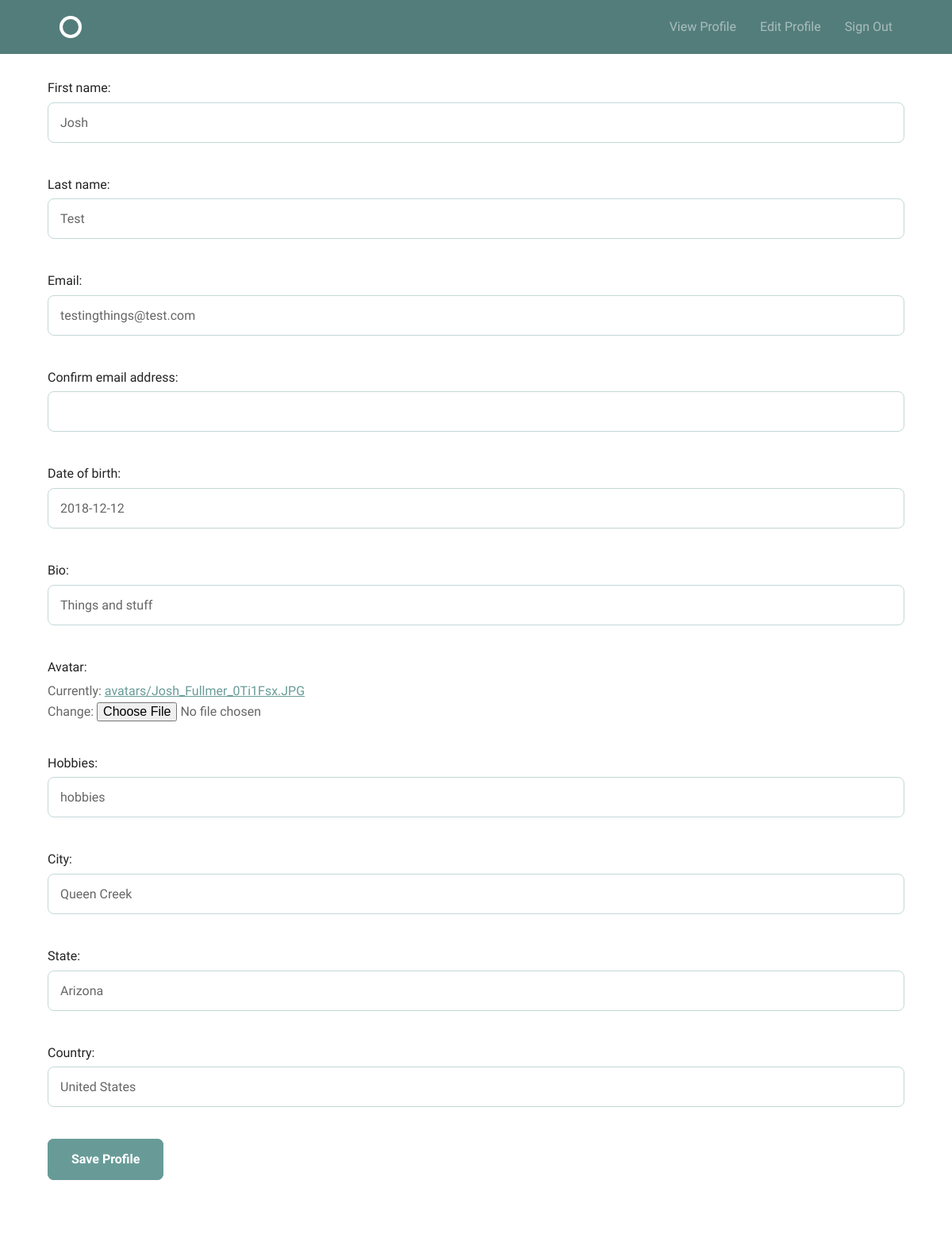
The page /accounts/profile/edit/ (signed in) on the database as committed earlier.
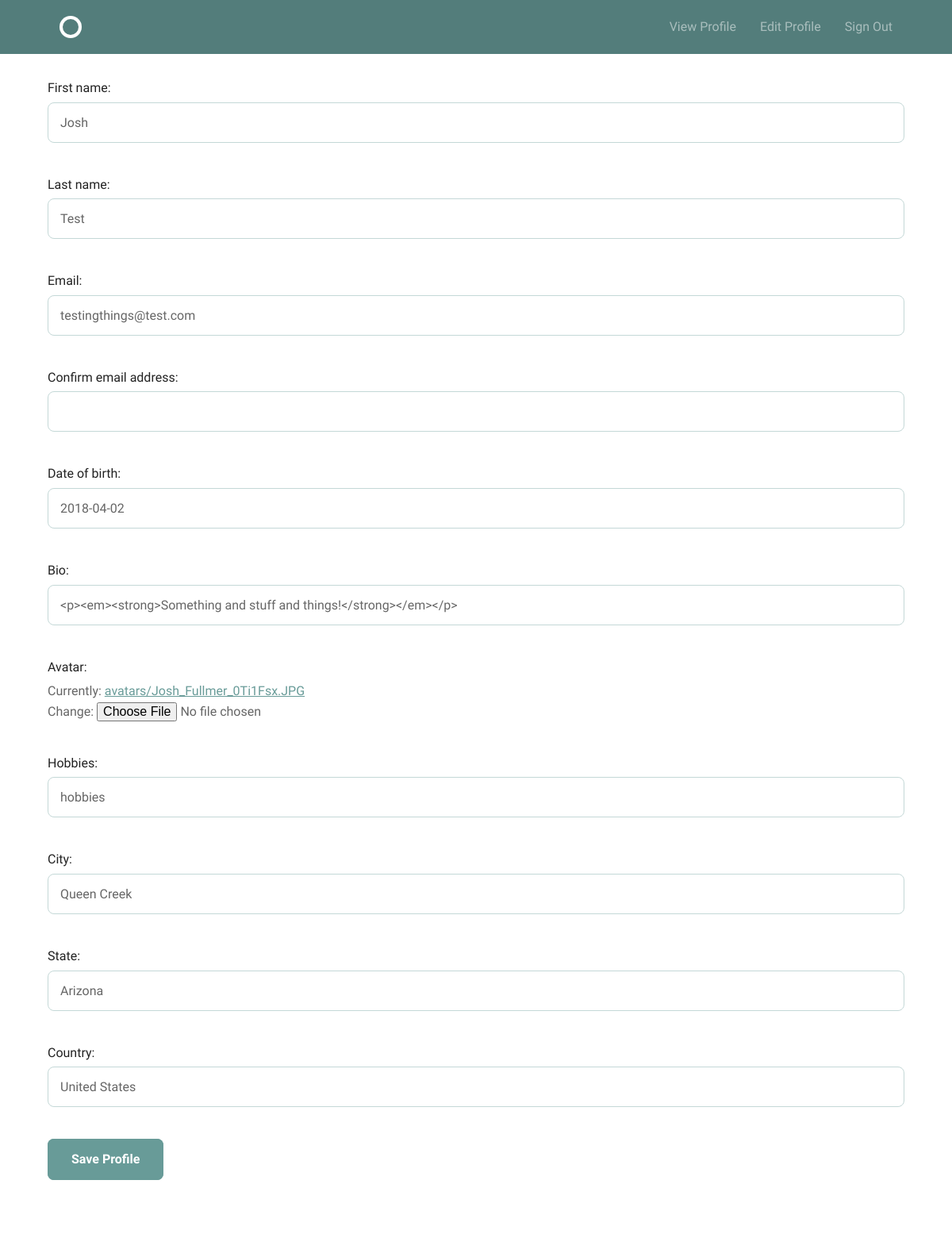
The same page on the database as committed later.
### accounts/models.py (models this page shows)
class UserProfile(models.Model):
    first_name = models.CharField(max_length=50)
    last_name = models.CharField(max_length=50)
    email = models.EmailField()
    date_of_birth = models.DateField()
    bio = HTMLField()
    avatar = models.ImageField(upload_to='./avatars')
    hobbies = models.CharField(max_length=255)
    city = models.CharField(max_length=50)
    state = models.CharField(max_length=50)
    country = models.CharField(max_length=50)
    user = models.OneToOneField(User,
                                related_name="profile",
                                on_delete=models.CASCADE)

### accounts/views.py (the view, shortened to what this page needs)
# urls.py: url(r'profile/edit/$', views.user_profile, name='user_profile_edit'),
@login_required
def user_profile(request):
    try:
        profile = models.UserProfile.objects.get(user=request.user)
    except ObjectDoesNotExist:
        profile = None
    form = forms.UserProfileForm(instance=profile)
    return render(request, 'accounts/userprofile_form.html', {'form': form})

### accounts/forms.py (shortened to what this page needs)
class UserProfileForm(forms.ModelForm):
    email2 = forms.EmailField(label='Confirm email address')
    bio = forms.CharField(widget=TinyMCE(attrs={'cols': 80, 'rows': 30}))
    class Meta:
        model = models.UserProfile
        fields = [
            'first_name',
            'last_name',
            'email',
            'email2',
            'date_of_birth',
            'bio',
            'avatar',
            'hobbies',
            'city',
            'state',
            'country',
        ]

### accounts/templates/accounts/userprofile_form.html (shortened to what this page needs)
{% extends "layout.html" %}
{% block body %}
<form method="POST" action="{% url 'accounts:user_profile_edit' %}" enctype="multipart/form-data">
    {{ form.as_p }}
    <input type="submit" class="button-primary" value="Save Profile">
</form>
{% endblock %}

### templates/layout.html (shortened to what this page needs)
{% load static from staticfiles %}
<!DOCTYPE html>
<html lang="en">
<head>
    <link rel="stylesheet" href="{% static "css/global.css" %}">
    <link rel="stylesheet" href="//code.jquery.com/ui/1.12.1/themes/base/jquery-ui.css">
</head>
<body>
<header class="circle--header">
    <div class="bounds">
        <div class="circle--fluid">
            <div class="circle--fluid--cell">
                <h1 class="hide-text circle--logo"><a class="logo"
                                                      href="{% url 'home' %}">Circle</a>
                </h1>
            </div>
            <div class="circle--fluid--cell circle--fluid--primary">
            </div>
            <div class="circle--fluid--cell circle--fluid--secondary">
                <nav>
                    <ul class="circle--inline">
                        {% if not user.is_authenticated %}
                            <li><a href="{% url 'accounts:sign_up' %}">Sign Up</a></li>
                            <li><a href="{% url 'accounts:sign_in' %}">Sign
                                In</a></li>
                        {% else %}
                            <li><a href="{% url 'accounts:user_profile_view' %}">View Profile</a></li>
                            <li><a href="{% url 'accounts:user_profile_edit' %}">Edit Profile</a></li>
                            <li><a href="{% url 'accounts:sign_out' %}">Sign Out</a></li>
                        {% endif %}
                    </ul>
                </nav>
            </div>
        </div>
    </div>
</header>
<div class="bounds circle--page">
    {% block body %}{% endblock %}
</div>
</body>
</html>

Rows that differ between the two databases and show on the page:
changed UserProfile "Josh": date_of_birth "2018-12-12" → "2018-04-02"; bio "Things and stuff" → "<p><em><strong>Something and stuff and things!</strong></em></p>"
